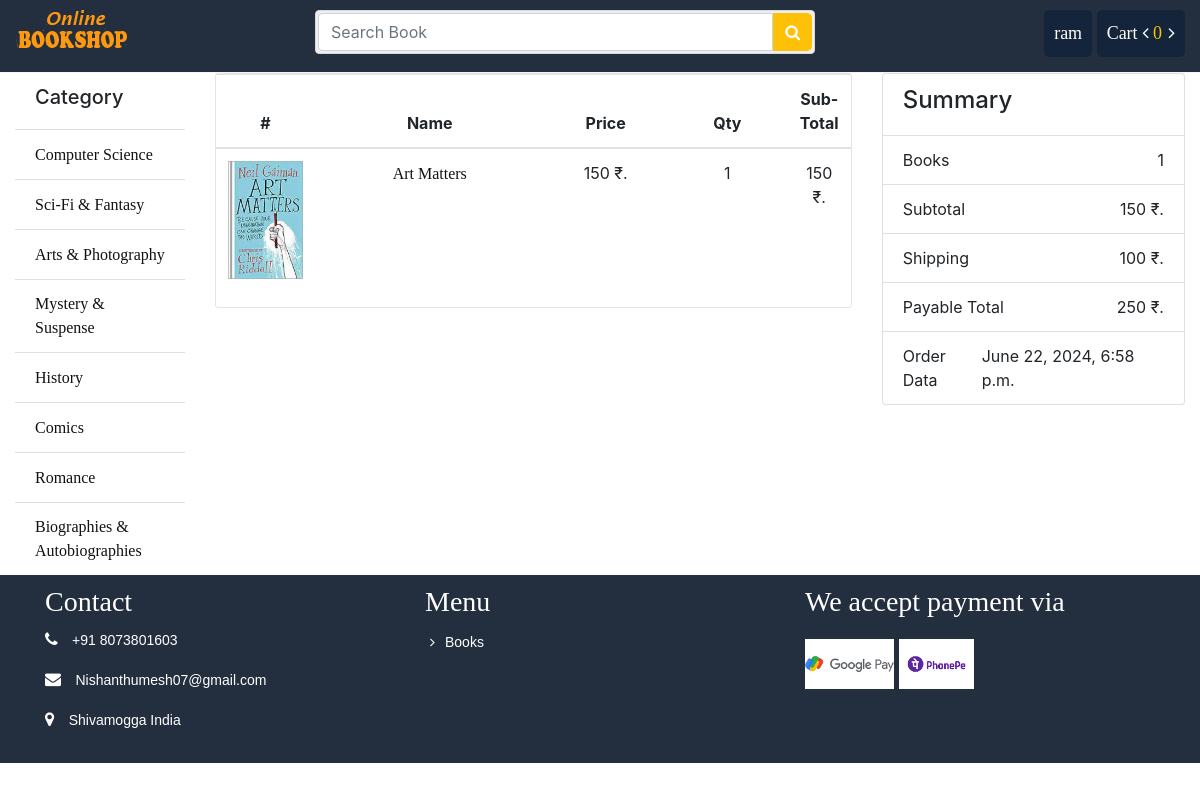
The page /order/11 (signed in) on the database its author committed.
### store/models.py (models this page shows, shortened)
class Category(models.Model):
	name = models.CharField(max_length = 100)
	slug = models.SlugField(max_length = 150, unique=True ,db_index=True)
	icon = models.FileField(upload_to = "category/")
	create_at = models.DateTimeField(auto_now_add = True)
	updated_at = models.DateTimeField(auto_now_add = True)

class Book(models.Model):
	writer = models.ForeignKey(Writer, on_delete = models.CASCADE)
	category = models.ForeignKey(Category, on_delete = models.CASCADE)
	name = models.CharField(max_length = 100)
	slug = models.SlugField(max_length=100, db_index=True)
	price = models.IntegerField()
	stock = models.IntegerField()
	coverpage = models.FileField(upload_to = "coverpage/")
	bookpage = models.FileField(upload_to = "bookpage/")
	created = models.DateTimeField(auto_now_add=True)
	updated = models.DateTimeField(auto_now=True)
	totalreview = models.IntegerField(default=1)
	totalrating = models.IntegerField(default=5)
	status = models.IntegerField(default=0)
	description = models.TextField()

### order/models.py (models this page shows, shortened)
class OrderItem(models.Model):
    order = models.ForeignKey(Order, on_delete=models.CASCADE)
    book = models.ForeignKey(Book, on_delete=models.CASCADE)
    price = models.DecimalField(max_digits=10, decimal_places=2)
    quantity = models.PositiveIntegerField(default=1)

class Order(models.Model):
	customer = models.ForeignKey(User, on_delete = models.CASCADE)
	name = models.CharField(max_length=30)
	email = models.EmailField()
	phone = models.CharField(max_length=16)
	address = models.CharField(max_length=150)
	division = models.CharField(max_length=20)
	district = models.CharField(max_length=30)
	zip_code = models.CharField(max_length=30)
	payment_method = models.CharField(max_length = 20)
	account_no = models.CharField(max_length = 20)
	transaction_id = models.IntegerField()
	payable = models.IntegerField()
	totalbook = models.IntegerField()
	created = models.DateTimeField(auto_now_add=True)
	updated = models.DateTimeField(auto_now=True)
	paid = models.BooleanField(default=False)
	class Meta:
		ordering = ('-created', )

### order/views.py (the view)
# urls.py: path('<int:id>', views.order_details, name="order_details"),
def order_details(request, id):
	order_summary = get_object_or_404(Order, id=id)
	if order_summary.customer_id != request.user.id:
		return redirect('store:index')
	orderedItem = OrderItem.objects.filter(order_id=id)
	context = {
		"o_summary": order_summary,
		"o_item": orderedItem
	}
	return render(request, 'order/details.html', context)

### cart/cart.py (called while the page is built)
    def __len__(self):
        return sum(item['quantity'] for item in self.cart.values())

### store/context_processors.py (called while the page is built)
def sidebar(request):
	categories = Category.objects.all()
	context = {
		"cat":categories
	}
	return context

def cart(request):
	cart = Cart(request)
	context = {
		"cart": cart
	}
	return context

### store/templatetags/customfunction.py (called while the page is built)
@register.filter(name='subtotal')
def subtotal(value, args):
	return value*args

### order/templates/order/details.html
{% extends 'store/base.html' %}
{% load static %}
{% load customfunction %}
{% block container %}
{% load crispy_forms_tags %}
			<div class="row">
				<div class="col-sm-8">
					<div class="cart_info">
					    <table class="table table-hover">
					        <thead class="text-center">
					            <tr>
					                <th scope="col">#</th>
					                <th scope="col" style="width: 250px">Name</th>
					                <th scope="col">Price</th>
					                <th scope="col" >Qty</th>
					                <th scope="col"> Sub-Total</th>
					            </tr>
					        </thead>
					        <tbody class="text-center">
					        	{% for item in o_item %}
					            <tr>
					                <td class="cart_coverpage"><a href=""><img src="{{ item.book.coverpage.url}}"></a></td>
					                <td><a href="{% url 'store:book' id=item.book.id %}">{{ item.book.name }}</a></td>
					                <td class="cart_quantity">{{ item.book.price }} ₹.</td>
					                <td class="cart_quantity">{{ item.quantity }}</td>
					                <td>{{ item.book.price|subtotal:item.quantity }} ₹.</td>
					            </tr>
					            {% endfor %}
					        </tbody>
					    </table>
					</div>
				</div>
				<div class="col-sm-4">
					<ul class="list-group">
						<li class="list-group-item d-flex justify-content-between align-items-center"><h4>Summary</h4></li>
						<li class="list-group-item d-flex justify-content-between align-items-center">Books<span>{{ o_summary.totalbook }}</span></li>
						<li class="list-group-item d-flex justify-content-between align-items-center">Subtotal<span>{{ o_summary.payable }} ₹.</span></li>
						<li class="list-group-item d-flex justify-content-between align-items-center">Shipping<span>{{ 100 }} ₹.</span></li>
						<li class="list-group-item d-flex justify-content-between align-items-center">Payable Total<span>{{ o_summary.payable|add:100 }} ₹.</span></li>
						<li class="list-group-item d-flex justify-content-between align-items-center">Order Data<span>{{ o_summary.created }}</span></li>
					</ul>
				</div>
			</div>
		{% endblock %}

### store/templates/store/bin/header.html (shortened to what this page needs)
{% load static %}
<div class="header-top">
	<div class="container-fluid">
		<div class="row">
			<div class="col-sm-3">
				<div class="pull-left">
					<a href="{% url 'store:index' %}"><img src="{% static 'images/logo/logo.png' %}" alt="" /></a>
				</div>
			</div>
			<div class="col-sm-5">
				<form action="{% url 'search:search' %}" method="GET">
					<div class="input-group search_box">
						<input type="text" class="form-control" placeholder="Search Book" name="q" value="{{search}}">
						<button class="btn btn-primary" type="submit"><i class="fa fa-search"></i></button>
					</div>
				</form>
			</div>
			<div class="col-sm-4">
				<div class="pull-right">
					<ul class="navbar-nav">
						{% if request.user.is_authenticated %}
					    <li class="dropdown profile"><a href="#">{{ request.user.username }}</a>
					    </li>
					    <li class="cart">
					    	<a href="{% url 'cart:cart_details' %}">Cart <i class="fa fa-angle-left"></i>
					    		<span class="totalcart" id="gettotalcart"> {{ cart|length }} </span>
					    		<i class="fa fa-angle-right"></i>
					    	</a>
					    </li>
					    {% endif %}
					</ul>
				</div>
			</div>
		</div>
	</div>
</div>

### store/templates/store/bin/sidebar.html
			<ul class="list-group list-group-flush">
				<li class="list-group-item"><h5>Category</h5></li>
				{% for p in cat %}
				<li class="list-group-item"><a href="{% url 'store:category' id=p.id %}">{{p.name}}</a></li>
				{% endfor %}
			</ul>

### store/static/css/style.css (style rules this page uses)
.header-top { border-bottom: 1px solid #f5f5f5; padding-top: 10px; padding-bottom: 15px; background: none repeat scroll 0 0 #232f3e; }
.search_box { padding: 2px; background-color: #efefef; border: 1px solid #d9d9d9; border-radius: 4px; position:absolute; width:100%; }
.search_box .btn.btn-primary { background:#ffc107 !important; border-color: #ffc107; border: 0 none; border-radius: 0; margin-top: 0; border-radius: 0 5px 5px 0 ; }
.navbar-nav { display: block; }
.navbar-nav li { display: inline-block; }
.navbar-nav li a { color: #fff; font-size: 18px; text-decoration: none; }
.cart, .profile { background: #14243a; padding: 10px; border-radius: 5px; }
.totalcart { color: #fac10a; margin-right:2px; }
.titleheader > h3, a { font-family: "Times New Roman", Times, serif; display: inline-block; }
ul li { list-style: none; }
.list-group li a { color: #111; }
td a { color: #111!important; }
.cart_info { border: 1px solid #E6E4DF; border-radius: 3px; margin-bottom: 20px; }
.cart_coverpage a img { max-width:75px; }
.cart_quantity { width: 130px; }

### rows shown on the page
Category: name "Computer Science"
Category: name "Sci-Fi & Fantasy"
Category: name "Arts & Photography"
Category: name "Mystery & Suspense"
Category: name "History"
Category: name "Comics"
Category: name "Romance"
Category: name "Biographies & Autobiographies"
OrderItem: book.coverpage (picture), book.name "Art Matters", book.price "150", quantity "1", book.price|subtotal "150"
Order: totalbook "1", payable "150", payable|add "250", created "June 22, 2024, 6:58 p.m."

### other values the page prints
{{ request.user.username }} "ram"
{{ cart|length }} "0"
{{ 100 }} "100"
